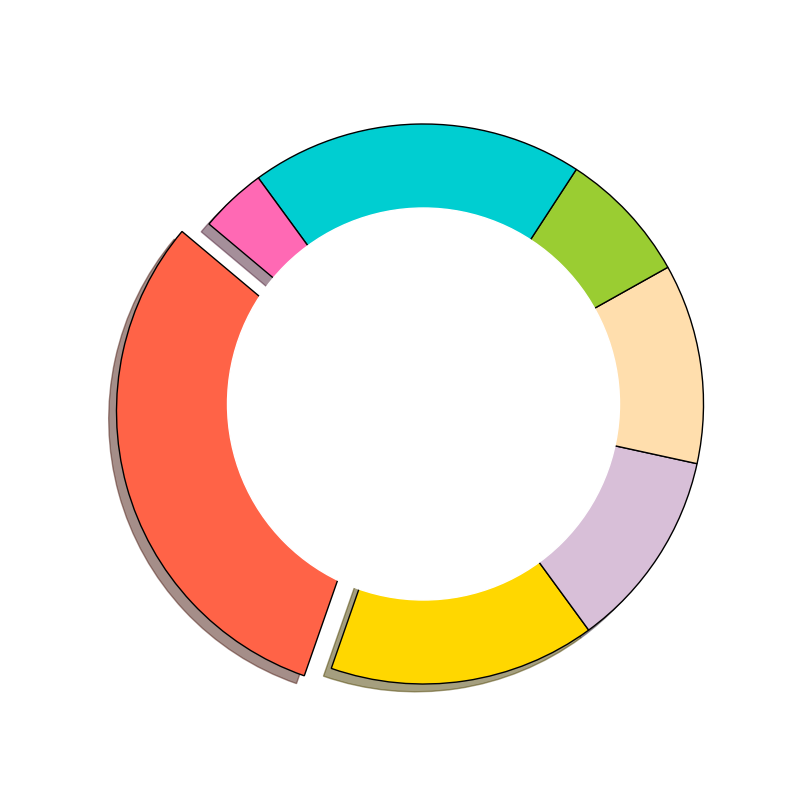

This figure's Python source:
import matplotlib.pyplot as plt

# Define data for the donut pie chart with additional data series
meanings = [40, 20, 15, 15, 10, 25, 5]
colors = ['#FF6347', '#FFD700', '#D8BFD8', '#FFDEAD', '#9ACD32', '#00CED1', '#FF69B4']
explode = (0.1, 0, 0, 0, 0, 0, 0)

# Plotting the donut pie chart
fig, ax = plt.subplots(figsize=(8, 8))
wedges, texts = ax.pie(meanings, startangle=140, colors=colors, explode=explode,
                       shadow=True, wedgeprops={'edgecolor': 'black', 'linewidth': 1})

# Draw circle for donut shape
centre_circle = plt.Circle((0,0),0.70,fc='white')
fig.gca().add_artist(centre_circle)

# Ensure the chart is a circle
ax.axis('equal')

# Display the chart
plt.show()
